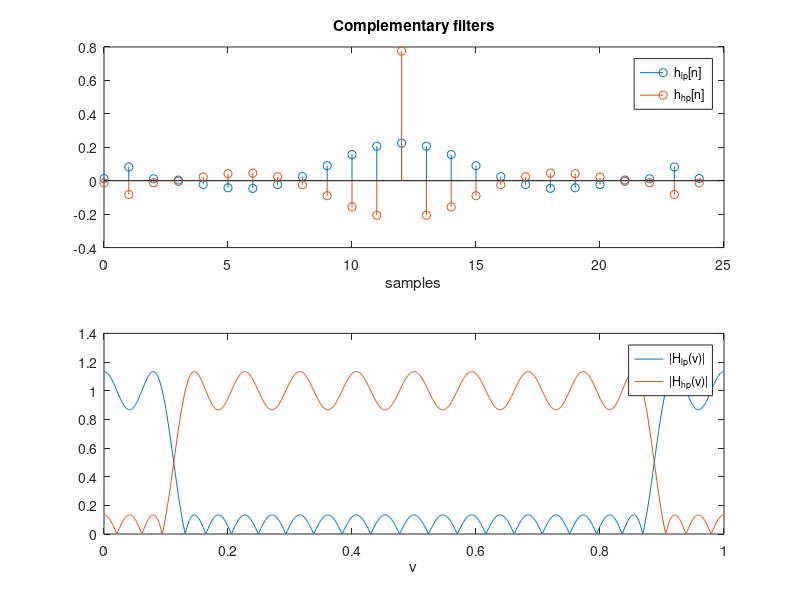

The MATLAB script that drew this image: (Note: this script raises an error after producing the figure.)
clearvars; close all; clc;
matlab = 1;

Nord    = 24 ;          % Filter order, an even number
if(matlab)
	hlp = firpm(Nord,[0 .2 .25 1],[1 1 0 0]); % Lowpass filter design
else
	hlp = remez(Nord,[0 .2 .25 1],[1 1 0 0])';
end
D       = Nord/2;       % Propagation delay
hhp     = zeros(size(1:length(hlp))); 
hhp(D+1)= 1;            % Setting the delay path
hhp     = hhp - hlp;    % Complementary operation

Hlp     = fft(hlp, 1024);
Hhp     = fft(hhp, 1024);
nu      = (0:numel(Hlp)-1)/numel(Hlp);

figure;
subplot(211);
    stem(0:Nord', [hlp;hhp]');
    xlabel('samples'); legend('h_{lp}[n]','h_{hp}[n]');
    title('Complementary filters');
subplot(212);
    plot(nu, abs([Hlp;Hhp]));
    xlabel('\nu'); legend('|H_{lp}(\nu)|','|H_{hp}(\nu)|');
    
%% Decomposition of H(\nu) in 2 all-pass filters
[b,a]   = ellip(7,.5,50,.5);
[d1,d2] = tf2ca(b,a);
num     = 0.5*(conv(fliplr(d1),d2) + conv(d1,fliplr(d2)));
den     = conv(d1,d2);
[H,w]   = freqz(b,a,512);
[A01,w] = freqz(num,den,512);
[A0,w]  = freqz(conv(fliplr(d1),d2),den,512);
[A1,w]  = freqz(conv(d1,fliplr(d2)),den,512);

figure;
subplot(311);
    plot(w/(2*pi), abs([H,A01,A0,A1]));
    legend('|H(\nu)|','|A_{01}(\nu)|','|A_0(\nu)|','|A_1(\nu)|'); grid;
    title('Decomposition of H(\nu) in 2 all-pass filters');
subplot(312);
    plot(w/(2*pi), 20*log(abs([H,A01,A0,A1])));
    legend('|H_{dB}(\nu)|','|A_{01dB}(\nu)|','|A_{0dB}(\nu)|','|A_{1dB}(\nu)|'); grid;
subplot(313);
    plot(w/(2*pi), angle([H,A01,A0,A1]));
    legend('Arg(H(\nu))','Arg(A_{01}(\nu))','Arg(A_0(\nu))','Arg(A_1(\nu))'); grid;
    xlabel('\nu'); 
    
% Complementary High-Pass filter H(\nu) in 2 all-pass filters
numc    = 0.5*(conv(fliplr(d1),d2) - conv(d1,fliplr(d2)));
[A01c,w]= freqz(numc,den,512);

figure;
subplot(311);
    plot(w/(2*pi), abs([A01,A01c]));
    legend('|A_{01}(\nu)|','|A_{01c}(\nu)|'); grid;
    title('Complementary filters');
subplot(312);
    plot(w/(2*pi), 20*log(abs([A01,A01c])));
    legend('|A_{01}(\nu)|_{dB}','|A_{01c}(\nu)|_{dB}'); grid;
subplot(313);
    plot(w/(2*pi), angle([A01,A01c]));
    legend('Arg(A_{01}(\nu))','Arg(A_{01c}(\nu))'); grid;
    xlabel('\nu'); 

figure;
subplot(211);
    plot(w/(2*pi), [abs(A01)+abs(A01c), abs(A01.*A01)+abs(A01c.*A01c)]);
    legend('|A_{01}(\nu)|+|A_{01c}(\nu)|','|A_{01}(\nu)|^2+|A_{01c}(\nu)|^2'); grid;
    title('Complementary filters');
subplot(212);
    plot(w/(2*pi), 20*log([abs(A01)+abs(A01c), abs(A01.*A01)+abs(A01c.*A01c)]));
    legend('|A_{01}(\nu)|_{dB}+|A_{01c}(\nu)|_{dB}','|A_{01}(\nu)|^2_{dB}+|A_{01c}(\nu)|^2_{dB}'); grid;
    xlabel('\nu'); 

%% double-complementary (delay-magnitude) low/high-pass filters
Nord    = 18;
blp     = firceqrip(Nord,0.4,[0.04 0.04]); 
fvtool(blp);
bhp     = [zeros(1,Nord/2), 1, zeros(1,Nord/2)]-blp;

Hlp     = fft(blp, 1024);
Hhp     = fft(bhp, 1024);
nu      = (0:numel(Hlp)-1)/numel(Hlp);
Zhp     = roots(bhp);

figure;
subplot(221);
    zplane(blp,1);
    hold on;
    plot(real(Zhp),imag(Zhp),'or');
    hold off;
    legend('Z_{lp}','P_{lp}','unit','Z_{hp}');
subplot(222);
    plot(nu, abs([Hlp;Hhp]));
    xlabel('\nu'); legend('|H_{lp}(\nu)|','|H_{hp}(\nu)|');
subplot(223);
    stem(0:Nord', [blp;bhp]');
    xlabel('samples'); legend('h_{lp}[n]','h_{hp}[n]');
subplot(224);
    plot(nu, abs([Hlp+Hhp]));
    xlabel('\nu'); legend('|(H_{lp}+H_{hp})(\nu)|');

